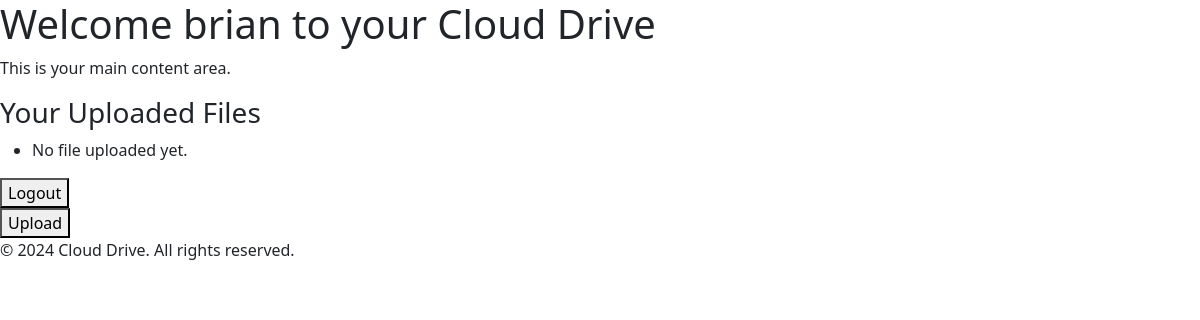
Before: /main/ (signed in) with the older database file.
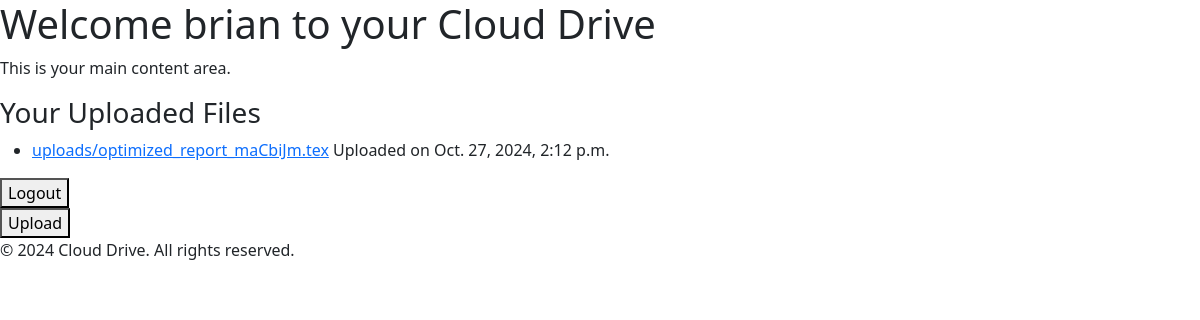
After: the same page with the newer database file.
### accounts/models.py (models this page shows, shortened)
class UploadedFile(models.Model):
    file = models.FileField(upload_to='uploads/')
    uploaded_at = models.DateTimeField(auto_now_add=True)
    user = models.ForeignKey(User, on_delete=models.CASCADE)

### accounts/views.py (the view)
# urls.py: path('main/', views.main, name='main'),
@login_required
def main(request):
    if request.user.is_authenticated:
        print(f'Logged in user: {request.user.username}')
    else:
        print('No user is logged in')
    user_files = UploadedFile.objects.filter(user=request.user)
    return render(request,'main.html', {'user_files':user_files})

### accounts/templates/main.html (shortened to what this page needs)
{% extends "master.html" %}
{% block content %}
    <header>
        <h1>Welcome {{ user.username }} to your Cloud Drive</h1>
    </header>
    <main>
        <p>This is your main content area.</p>
    <h3>
        Your Uploaded Files
    </h3>
    <ul>
        {% for file in user_files %}
        <li>
            <a href="{{ file.file.url }}">{{ file.file.name }}</a>
            Uploaded on {{ file.uploaded_at }}
        </li>
        {% empty %}
        <li>
            No file uploaded yet.
        </li>
        {% endfor %}
    </ul>
    <form action="{% url 'logout' %}" method="post">
        <button type="submit">Logout</button>
    </form>
    <form action="{% url 'upload_file' %}" method="get">
        <button type="submit">Upload</button>
    </form>
    </main>
    <footer>
        <p>&copy; 2024 Cloud Drive. All rights reserved.</p>
    </footer>
{% endblock %}

### accounts/templates/master.html (shortened to what this page needs)
<!DOCTYPE html>
<html lang="en">
<head>
    <link href="https://cdn.jsdelivr.net/npm/bootstrap@5.3.3/dist/css/bootstrap.min.css" rel="stylesheet">
</head>
<body>
    {% block content %}
    {% endblock %}
</body>
</html>

Changed rows visible on the page:
added UploadedFile: file.name "uploads/optimized_report_maCbiJm.tex", uploaded_at "Oct. 27, 2024, 2:12 p.m."
Other visible differences:
text no longer shown: "No file uploaded yet."
